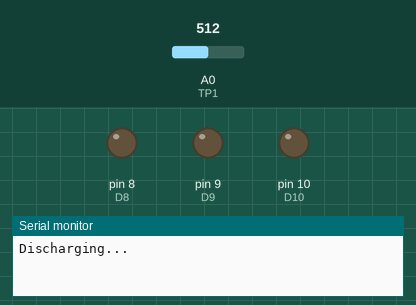
The sketch below on a simulated Arduino Uno, built with avr-gcc and run on an emulated ATmega328P. Shown: output pins drawn as LEDs (lit = HIGH), the last lines printed to the serial monitor. The test bench sets the inputs (shaded band); at power-on: A0 (TP1) = 512.

Above: at 1.2 s.
1.3 s: A0 (TP1) set to 4
3.1 s: A0 (TP1) set to 1
At 4.1 s:
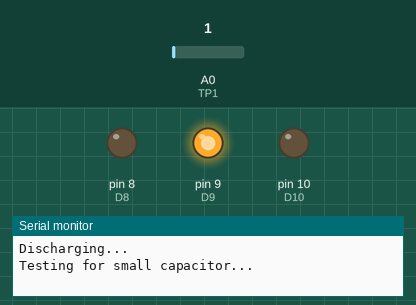
At 6.1 s:
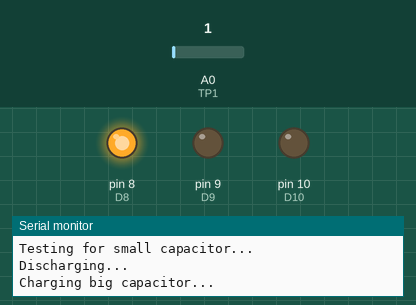
Timing chart, 0 to 7.6 s (numbered marks = the images above; inputs shaded):
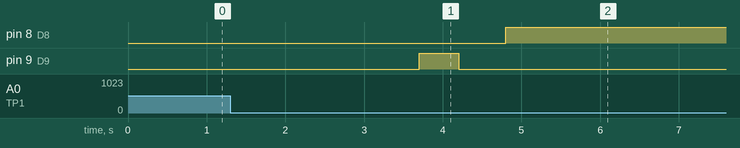

Measured:
- the behaviour switches between 3 and 2 on A0 (TP1) (found by bisection; images 0 and 1)
- after the input at 1.3 s, every drawn part: stays the same
- after the input at 3.1 s, pin 8 (D8): LOW → HIGH after 1.7 s; pin 9 (D9): LOW → HIGH after 0.60 s, → LOW 0.50 s later

The sketch:

Capacitance_Measure.ino
```cpp
int D8 = 8;
int D9 = 9;
int D10 = 10;
int D11 = 11;

int TP1 = A0;
int TP2 = A1;
int ADC_1 = 0;
int ADC_2 = 0;

double R1 = 680+29;
double R2 = 470000+10.9;
double R3 = 680+24.8;
double R4 = 470000+5.46;

double Cx = 0;
double t = 0;
double st = 0;
float Vx = 0;
float Va = 0;
float Vb = 0;

void setup() {
  Serial.begin(9600);
  pinMode(TP1, INPUT);
  pinMode(TP2, INPUT);
}

void loop() {
  discharge();
  delay(500);

  // Try the small capacitor measurement first
  if (charge_1_with_timeout()) {
    // If charge_1 finished within 500ms, calculate using small cap formula
    Cx = ((double)t / 1000.0) / (R2 + R3);
    Serial.print("Range: Small | ");
  } else {
    // If it timed out, it's a big capacitor. Discharge and use charge_2
    discharge();
    delay(500);
    charge_2();
    // Your big value formula
    Cx = (double(t / 1000.0)) / ((R1 + R3) * (log((5.0 - (Va * 0.004882)) / (5.0 - (Vb * 0.004882)))));
    Serial.print("Range: Large | ");
  }

  Serial.print("Capacitance : ");
  Serial.println(Cx * 1000000, 12);
  Serial.print("Time (ms): ");
  Serial.println(t, 3);
  Serial.println("--------------------------------------");

  delay(3000);
}

void discharge() {
  Serial.println("Discharging...");
  pinMode(D8, OUTPUT);
  pinMode(D9, OUTPUT);
  pinMode(D10, OUTPUT);
  pinMode(D11, OUTPUT);

  digitalWrite(D8, LOW);
  digitalWrite(D9, LOW);
  digitalWrite(D10, LOW);
  digitalWrite(D11, LOW);

  while (analogRead(TP1) > 2);

  pinMode(D8, INPUT);
  pinMode(D9, INPUT);
  pinMode(D10, INPUT);
  pinMode(D11, INPUT);
  delay(100);
}

// Modified charge_1 to detect if the capacitor is too big
bool charge_1_with_timeout() {
  Serial.println("Testing for small capacitor...");

  pinMode(D9, OUTPUT);
  pinMode(D10, OUTPUT);

  digitalWrite(D9, HIGH);
  digitalWrite(D10, LOW);

  st = millis();

  while (analogRead(TP1) < 648) {
    t = millis() - st;
    if (t > 500) { // If it takes longer than 0.5s, it's not a "small" capacitor
       return false;
    }

    ADC_1 = analogRead(TP1);
    Vx = ADC_1 * 0.004882;
    // Serial.println(Vx);
  }

  return true; // Successfully measured a small capacitor
}

void charge_2() { // for capacitor values more than 10uF
  Serial.println("Charging big capacitor...");

  pinMode(D10, OUTPUT);
  pinMode(D8, OUTPUT);

  digitalWrite(D10, LOW);
  digitalWrite(D8, HIGH);

  Va = analogRead(TP1);
  st = millis();

  while (analogRead(TP1) < 716) {
    ADC_1 = analogRead(TP1);
    Vx = ADC_1 * 0.004882;
  }
  Vb = analogRead(TP1);

  t = millis() - st;
  delay(100);
}
```
